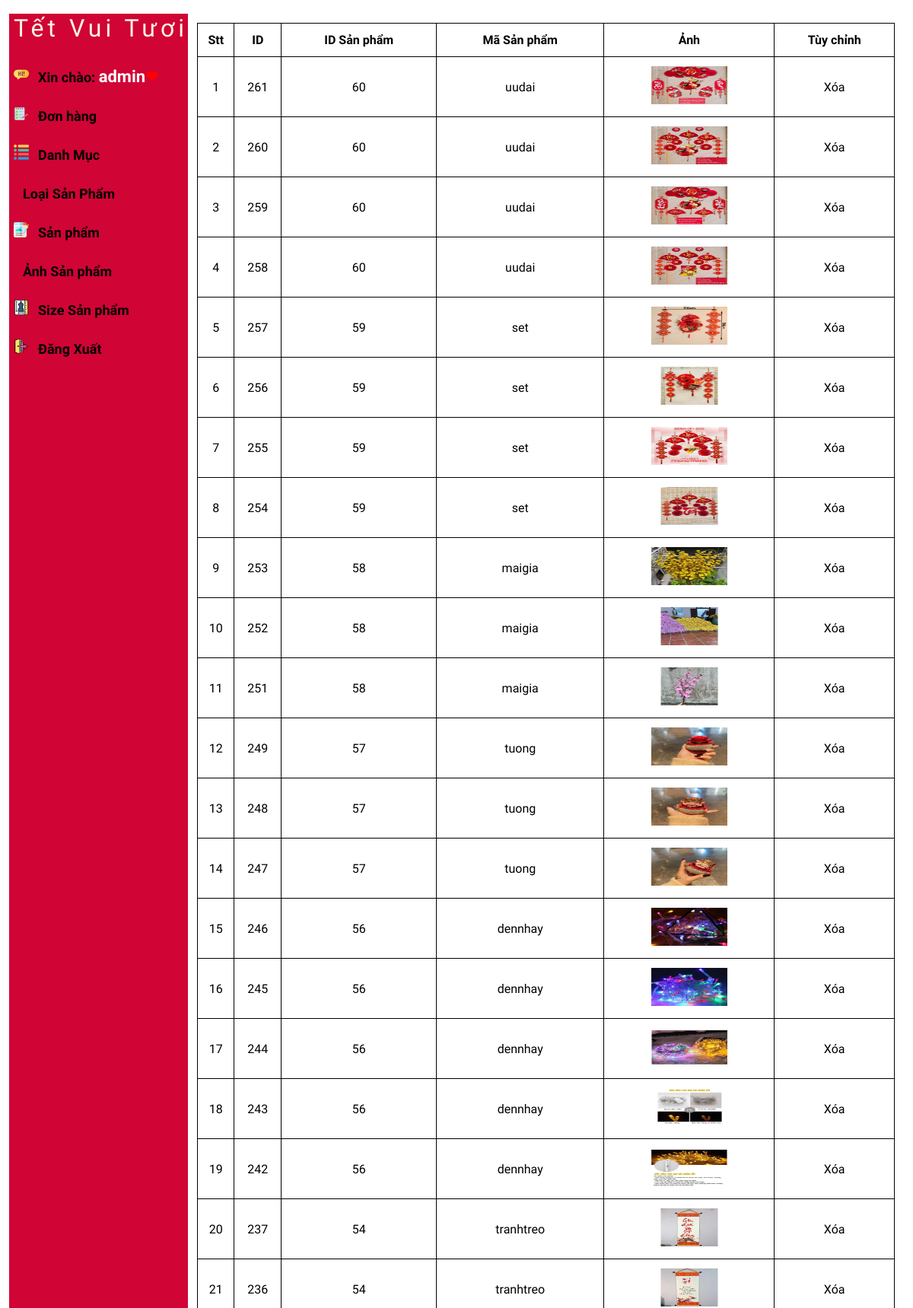
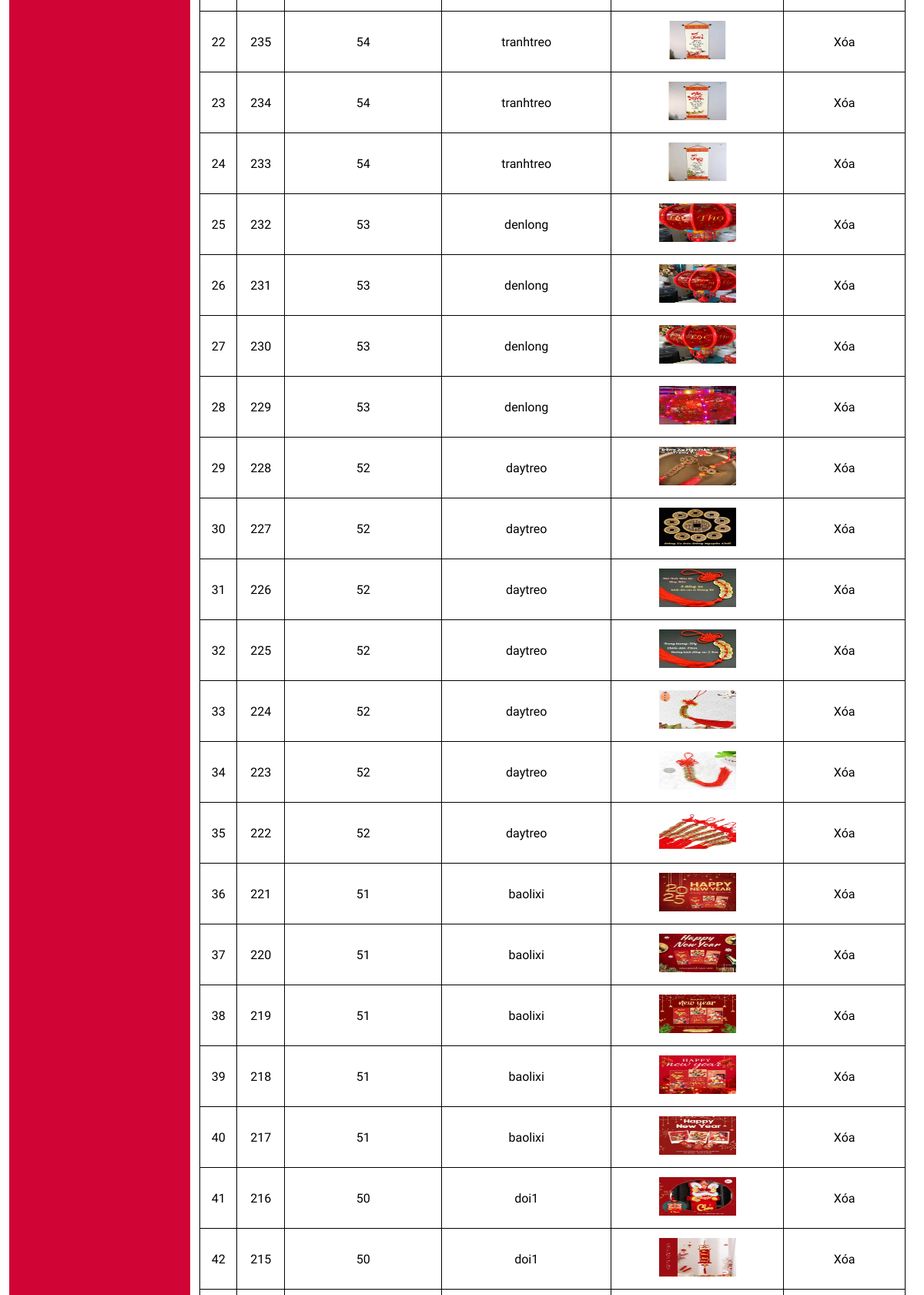
/admin/anhsanphamlists.php (signed in, upper part), run on the app's committed database (2 pictures, top to bottom).
### tables this page shows
CREATE TABLE IF NOT EXISTS `tbl_sanpham_anh` (
  `sanpham_anh_id` int NOT NULL AUTO_INCREMENT,
  `sanpham_id` int NOT NULL,
  `sanpham_anh` varchar(255) NOT NULL,
  PRIMARY KEY (`sanpham_anh_id`)
);

CREATE TABLE IF NOT EXISTS `tbl_sanpham` (
  `sanpham_id` int NOT NULL AUTO_INCREMENT,
  `sanpham_tieude` varchar(255) NOT NULL,
  `sanpham_ma` varchar(255) NOT NULL,
  `danhmuc_id` int NOT NULL,
  `loaisanpham_id` int NOT NULL,
  `color_id` int NOT NULL,
  `sanpham_gia` varchar(255) NOT NULL,
  `sanpham_chitiet` text NOT NULL,
  `sanpham_baoquan` text NOT NULL,
  `sanpham_anh` varchar(255) NOT NULL,
  PRIMARY KEY (`sanpham_id`)
);

### admin/lib/database.php (called while the page is built, shortened)
<?php
Class Database{
   public $host   = DB_HOST;
   public $user   = DB_USER;
   public $pass   = DB_PASS;
   public $dbname = DB_NAME;
   public $link;
private function connectDB(){
   $this->link = new mysqli($this->host, $this->user, $this->pass,
    $this->dbname);
 }
public function select($query){
  mysqli_set_charset($this->link,'UTF8');
  $result = $this->link->query($query) or
   die($this->link->error.__LINE__);
  if($result->num_rows > 0){
    return $result;
  } else {
    return false;
  }
 }
}

### admin/class/product_class.php (called while the page is built, shortened)
<?php
 class product
 {
    private $db;
    public function __construct()
    {
        $this ->db = new Database();
    }
    public function get_all_anh(){
        $query = "SELECT tbl_sanpham_anh.*, tbl_sanpham.sanpham_ma
        FROM tbl_sanpham_anh INNER JOIN tbl_sanpham ON tbl_sanpham_anh.sanpham_id = tbl_sanpham.sanpham_id
        ORDER BY tbl_sanpham_anh.sanpham_anh_id DESC  ";
        $result = $this -> db ->select($query);
        return $result;
    }
    }
?>

### admin/anhsanphamlists.php (the view, shortened to what this page needs)
<?php
include "header.php";
include "leftside.php";
?>
<?php
$product = new product();
    $get_all_anh = $product -> get_all_anh();
?>
       <div class="admin-content-right">
            <div class="table-content">
                <table>
                    <tr>
                        <th>Stt</th>
                        <th>ID</th>
                        <th>ID Sản phẩm</th>
                        <th>Mã Sản phẩm</th>
                        <th>Ảnh</th>
                        <th>Tùy chỉnh</th>
                    </tr>
                    <?php
                    if($get_all_anh){$i=0; while($result= $get_all_anh->fetch_assoc()){
                        $i++
                    ?>
                    <tr>
                        <td> <?php echo $i ?></td>
                        <td> <?php echo $result['sanpham_anh_id'] ?></td>
                        <td> <?php echo $result['sanpham_id']  ?></td>
                        <td> <?php echo $result['sanpham_ma']  ?></td>
                        <td> <img style="width: 100px; height: 50px" src="uploads/<?php echo $result['sanpham_anh'] ?>" alt=""></td>
                        <td><a href="anhsanphamdeletes.php?sanpham_anh_id=<?php echo $result['sanpham_anh_id'] ?>">Xóa</a></td>
                    </tr>
                    <?php
                     }}
                    ?>
                </table>
               </div>
        </div>
    </section>
</body>
</html>

### admin/css/style.css (style rules this page uses)
:root { --maincolor: #FFF5E1; --subcolor: #FFF5E1; }
* { padding: 0; margin: 0; box-sizing: border-box; }
a { text-decoration: none; color: black; }
.admin-content-right { width: 80%; background-color: white; padding: 12px 12px; height: 100vh; overflow-y: scroll; }
.table-content table { width: 100%; }
.table-content table,th,td { text-align: center; border: 1px solid black; border-collapse: collapse; padding: 12px 0; font-family: 'Bona Nova', serif; }
.table-content table img { width: 200px; }

### data on the page
tbl_sanpham_anh: sanpham_anh_id "261", sanpham "60", sanpham.sanpham_ma "uudai", sanpham_anh (picture)
tbl_sanpham_anh: sanpham_anh_id "260", sanpham "60", sanpham.sanpham_ma "uudai", sanpham_anh (picture)
tbl_sanpham_anh: sanpham_anh_id "259", sanpham "60", sanpham.sanpham_ma "uudai", sanpham_anh (picture)
tbl_sanpham_anh: sanpham_anh_id "258", sanpham "60", sanpham.sanpham_ma "uudai", sanpham_anh (picture)
tbl_sanpham_anh: sanpham_anh_id "257", sanpham "59", sanpham.sanpham_ma "set", sanpham_anh (picture)
tbl_sanpham_anh: sanpham_anh_id "256", sanpham "59", sanpham.sanpham_ma "set", sanpham_anh (picture)
tbl_sanpham_anh: sanpham_anh_id "255", sanpham "59", sanpham.sanpham_ma "set", sanpham_anh (picture)
tbl_sanpham_anh: sanpham_anh_id "254", sanpham "59", sanpham.sanpham_ma "set", sanpham_anh (picture)
tbl_sanpham_anh: sanpham_anh_id "253", sanpham "58", sanpham.sanpham_ma "maigia", sanpham_anh (picture)
tbl_sanpham_anh: sanpham_anh_id "252", sanpham "58", sanpham.sanpham_ma "maigia", sanpham_anh (picture)
tbl_sanpham_anh: sanpham_anh_id "251", sanpham "58", sanpham.sanpham_ma "maigia", sanpham_anh (picture)
tbl_sanpham_anh: sanpham_anh_id "249", sanpham "57", sanpham.sanpham_ma "tuong", sanpham_anh (picture)
tbl_sanpham_anh: sanpham_anh_id "248", sanpham "57", sanpham.sanpham_ma "tuong", sanpham_anh (picture)
tbl_sanpham_anh: sanpham_anh_id "247", sanpham "57", sanpham.sanpham_ma "tuong", sanpham_anh (picture)
tbl_sanpham_anh: sanpham_anh_id "246", sanpham "56", sanpham.sanpham_ma "dennhay", sanpham_anh (picture)
tbl_sanpham_anh: sanpham_anh_id "245", sanpham "56", sanpham.sanpham_ma "dennhay", sanpham_anh (picture)
tbl_sanpham_anh: sanpham_anh_id "244", sanpham "56", sanpham.sanpham_ma "dennhay", sanpham_anh (picture)
tbl_sanpham_anh: sanpham_anh_id "243", sanpham "56", sanpham.sanpham_ma "dennhay", sanpham_anh (picture)
tbl_sanpham_anh: sanpham_anh_id "242", sanpham "56", sanpham.sanpham_ma "dennhay", sanpham_anh (picture)
tbl_sanpham_anh: sanpham_anh_id "237", sanpham "54", sanpham.sanpham_ma "tranhtreo", sanpham_anh (picture)
tbl_sanpham_anh: sanpham_anh_id "236", sanpham "54", sanpham.sanpham_ma "tranhtreo", sanpham_anh (picture)
tbl_sanpham_anh: sanpham_anh_id "235", sanpham "54", sanpham.sanpham_ma "tranhtreo", sanpham_anh (picture)
tbl_sanpham_anh: sanpham_anh_id "234", sanpham "54", sanpham.sanpham_ma "tranhtreo", sanpham_anh (picture)
tbl_sanpham_anh: sanpham_anh_id "233", sanpham "54", sanpham.sanpham_ma "tranhtreo", sanpham_anh (picture)
tbl_sanpham_anh: sanpham_anh_id "232", sanpham "53", sanpham.sanpham_ma "denlong", sanpham_anh (picture)
tbl_sanpham_anh: sanpham_anh_id "231", sanpham "53", sanpham.sanpham_ma "denlong", sanpham_anh (picture)
tbl_sanpham_anh: sanpham_anh_id "230", sanpham "53", sanpham.sanpham_ma "denlong", sanpham_anh (picture)
tbl_sanpham_anh: sanpham_anh_id "229", sanpham "53", sanpham.sanpham_ma "denlong", sanpham_anh (picture)
tbl_sanpham_anh: sanpham_anh_id "228", sanpham "52", sanpham.sanpham_ma "daytreo", sanpham_anh (picture)
tbl_sanpham_anh: sanpham_anh_id "227", sanpham "52", sanpham.sanpham_ma "daytreo", sanpham_anh (picture)
tbl_sanpham_anh: sanpham_anh_id "226", sanpham "52", sanpham.sanpham_ma "daytreo", sanpham_anh (picture)
tbl_sanpham_anh: sanpham_anh_id "225", sanpham "52", sanpham.sanpham_ma "daytreo", sanpham_anh (picture)
tbl_sanpham_anh: sanpham_anh_id "224", sanpham "52", sanpham.sanpham_ma "daytreo", sanpham_anh (picture)
tbl_sanpham_anh: sanpham_anh_id "223", sanpham "52", sanpham.sanpham_ma "daytreo", sanpham_anh (picture)
tbl_sanpham_anh: sanpham_anh_id "222", sanpham "52", sanpham.sanpham_ma "daytreo", sanpham_anh (picture)
tbl_sanpham_anh: sanpham_anh_id "221", sanpham "51", sanpham.sanpham_ma "baolixi", sanpham_anh (picture)
tbl_sanpham_anh: sanpham_anh_id "220", sanpham "51", sanpham.sanpham_ma "baolixi", sanpham_anh (picture)
tbl_sanpham_anh: sanpham_anh_id "219", sanpham "51", sanpham.sanpham_ma "baolixi", sanpham_anh (picture)
tbl_sanpham_anh: sanpham_anh_id "218", sanpham "51", sanpham.sanpham_ma "baolixi", sanpham_anh (picture)
tbl_sanpham_anh: sanpham_anh_id "217", sanpham "51", sanpham.sanpham_ma "baolixi", sanpham_anh (picture)
tbl_sanpham_anh: sanpham_anh_id "216", sanpham "50", sanpham.sanpham_ma "doi1", sanpham_anh (picture)
tbl_sanpham_anh: sanpham_anh_id "215", sanpham "50", sanpham.sanpham_ma "doi1", sanpham_anh (picture)

### other printed values
Session::get('admin_name') "admin"
